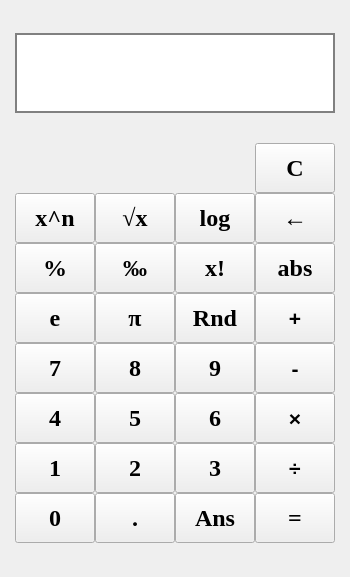
<?xml version="1.0" encoding="UTF-8"?>
<ui version="4.0">
 <author>Vojtěch Ulej</author>
 <class>MainWindow</class>
 <widget class="QMainWindow" name="MainWindow">
  <property name="geometry">
   <rect>
    <x>0</x>
    <y>0</y>
    <width>350</width>
    <height>577</height>
   </rect>
  </property>
  <property name="sizePolicy">
   <sizepolicy hsizetype="Fixed" vsizetype="Fixed">
    <horstretch>0</horstretch>
    <verstretch>0</verstretch>
   </sizepolicy>
  </property>
  <property name="minimumSize">
   <size>
    <width>350</width>
    <height>577</height>
   </size>
  </property>
  <property name="maximumSize">
   <size>
    <width>350</width>
    <height>527</height>
   </size>
  </property>
  <property name="windowTitle">
   <string>Deus Vult Calculator</string>
  </property>
  <property name="windowIcon">
   <iconset>
    <normaloff>deus_vult.ico</normaloff>deus_vult.ico</iconset>
  </property>
  <property name="autoFillBackground">
   <bool>true</bool>
  </property>
  <property name="documentMode">
   <bool>false</bool>
  </property>
  <property name="tabShape">
   <enum>QTabWidget::Rounded</enum>
  </property>
  <widget class="QWidget" name="centralwidget">
   <layout class="QGridLayout" name="gridLayout_2">
    <item row="0" column="0">
     <widget class="QLineEdit" name="Input">
      <property name="sizePolicy">
       <sizepolicy hsizetype="Fixed" vsizetype="Fixed">
        <horstretch>0</horstretch>
        <verstretch>0</verstretch>
       </sizepolicy>
      </property>
      <property name="minimumSize">
       <size>
        <width>320</width>
        <height>80</height>
       </size>
      </property>
      <property name="maximumSize">
       <size>
        <width>330</width>
        <height>80</height>
       </size>
      </property>
      <property name="font">
       <font>
        <family>Times New Roman</family>
        <pointsize>17</pointsize>
        <weight>75</weight>
        <bold>true</bold>
        <stylestrategy>PreferDefault</stylestrategy>
       </font>
      </property>
      <property name="focusPolicy">
       <enum>Qt::NoFocus</enum>
      </property>
      <property name="acceptDrops">
       <bool>true</bool>
      </property>
      <property name="styleSheet">
       <string notr="true">border: 2px solid gray</string>
      </property>
      <property name="inputMethodHints">
       <set>Qt::ImhDigitsOnly|Qt::ImhPreferNumbers</set>
      </property>
      <property name="text">
       <string/>
      </property>
      <property name="frame">
       <bool>true</bool>
      </property>
      <property name="clearButtonEnabled">
       <bool>false</bool>
      </property>
     </widget>
    </item>
    <item row="1" column="0">
     <layout class="QGridLayout" name="gridLayout">
      <property name="spacing">
       <number>0</number>
      </property>
      <item row="6" column="0">
       <widget class="QPushButton" name="SevenBtn">
        <property name="sizePolicy">
         <sizepolicy hsizetype="Fixed" vsizetype="Fixed">
          <horstretch>0</horstretch>
          <verstretch>0</verstretch>
         </sizepolicy>
        </property>
        <property name="minimumSize">
         <size>
          <width>80</width>
          <height>50</height>
         </size>
        </property>
        <property name="font">
         <font>
          <family>Times New Roman</family>
          <pointsize>18</pointsize>
          <weight>75</weight>
          <bold>true</bold>
         </font>
        </property>
        <property name="text">
         <string>7</string>
        </property>
        <property name="shortcut">
         <string>7</string>
        </property>
       </widget>
      </item>
      <item row="4" column="2">
       <widget class="QPushButton" name="FactBtn">
        <property name="sizePolicy">
         <sizepolicy hsizetype="Fixed" vsizetype="Fixed">
          <horstretch>0</horstretch>
          <verstretch>0</verstretch>
         </sizepolicy>
        </property>
        <property name="minimumSize">
         <size>
          <width>80</width>
          <height>50</height>
         </size>
        </property>
        <property name="font">
         <font>
          <family>Times New Roman</family>
          <pointsize>18</pointsize>
          <weight>75</weight>
          <bold>true</bold>
         </font>
        </property>
        <property name="text">
         <string>x!</string>
        </property>
        <property name="shortcut">
         <string>!</string>
        </property>
       </widget>
      </item>
      <item row="5" column="1">
       <widget class="QPushButton" name="PiBtn">
        <property name="sizePolicy">
         <sizepolicy hsizetype="Fixed" vsizetype="Fixed">
          <horstretch>0</horstretch>
          <verstretch>0</verstretch>
         </sizepolicy>
        </property>
        <property name="minimumSize">
         <size>
          <width>80</width>
          <height>50</height>
         </size>
        </property>
        <property name="font">
         <font>
          <family>Times New Roman</family>
          <pointsize>18</pointsize>
          <weight>75</weight>
          <bold>true</bold>
         </font>
        </property>
        <property name="text">
         <string>π</string>
        </property>
       </widget>
      </item>
      <item row="8" column="0">
       <widget class="QPushButton" name="OneBtn">
        <property name="sizePolicy">
         <sizepolicy hsizetype="Fixed" vsizetype="Fixed">
          <horstretch>0</horstretch>
          <verstretch>0</verstretch>
         </sizepolicy>
        </property>
        <property name="minimumSize">
         <size>
          <width>80</width>
          <height>50</height>
         </size>
        </property>
        <property name="font">
         <font>
          <family>Times New Roman</family>
          <pointsize>18</pointsize>
          <weight>75</weight>
          <bold>true</bold>
         </font>
        </property>
        <property name="text">
         <string>1</string>
        </property>
        <property name="shortcut">
         <string>1</string>
        </property>
       </widget>
      </item>
      <item row="3" column="0">
       <widget class="QPushButton" name="PowBtn">
        <property name="sizePolicy">
         <sizepolicy hsizetype="Fixed" vsizetype="Fixed">
          <horstretch>0</horstretch>
          <verstretch>0</verstretch>
         </sizepolicy>
        </property>
        <property name="minimumSize">
         <size>
          <width>80</width>
          <height>50</height>
         </size>
        </property>
        <property name="font">
         <font>
          <family>Times New Roman</family>
          <pointsize>18</pointsize>
          <weight>75</weight>
          <bold>true</bold>
         </font>
        </property>
        <property name="text">
         <string>x^n</string>
        </property>
       </widget>
      </item>
      <item row="3" column="3">
       <widget class="QPushButton" name="BackspaceBtn">
        <property name="sizePolicy">
         <sizepolicy hsizetype="Fixed" vsizetype="Fixed">
          <horstretch>0</horstretch>
          <verstretch>0</verstretch>
         </sizepolicy>
        </property>
        <property name="minimumSize">
         <size>
          <width>80</width>
          <height>50</height>
         </size>
        </property>
        <property name="maximumSize">
         <size>
          <width>80</width>
          <height>50</height>
         </size>
        </property>
        <property name="font">
         <font>
          <family>Times New Roman</family>
          <pointsize>18</pointsize>
         </font>
        </property>
        <property name="text">
         <string>←</string>
        </property>
        <property name="shortcut">
         <string>Backspace</string>
        </property>
       </widget>
      </item>
      <item row="4" column="1">
       <widget class="QPushButton" name="PromBtn">
        <property name="sizePolicy">
         <sizepolicy hsizetype="Fixed" vsizetype="Fixed">
          <horstretch>0</horstretch>
          <verstretch>0</verstretch>
         </sizepolicy>
        </property>
        <property name="minimumSize">
         <size>
          <width>80</width>
          <height>50</height>
         </size>
        </property>
        <property name="font">
         <font>
          <family>Times New Roman</family>
          <pointsize>18</pointsize>
          <weight>75</weight>
          <bold>true</bold>
         </font>
        </property>
        <property name="text">
         <string>‰</string>
        </property>
       </widget>
      </item>
      <item row="7" column="3">
       <widget class="QPushButton" name="MulBtn">
        <property name="sizePolicy">
         <sizepolicy hsizetype="Fixed" vsizetype="Fixed">
          <horstretch>0</horstretch>
          <verstretch>0</verstretch>
         </sizepolicy>
        </property>
        <property name="minimumSize">
         <size>
          <width>80</width>
          <height>50</height>
         </size>
        </property>
        <property name="font">
         <font>
          <family>MS Shell Dlg 2</family>
          <pointsize>16</pointsize>
          <weight>75</weight>
          <bold>true</bold>
         </font>
        </property>
        <property name="text">
         <string>×</string>
        </property>
        <property name="shortcut">
         <string>*</string>
        </property>
       </widget>
      </item>
      <item row="6" column="3">
       <widget class="QPushButton" name="SubBtn">
        <property name="sizePolicy">
         <sizepolicy hsizetype="Fixed" vsizetype="Fixed">
          <horstretch>0</horstretch>
          <verstretch>0</verstretch>
         </sizepolicy>
        </property>
        <property name="minimumSize">
         <size>
          <width>80</width>
          <height>50</height>
         </size>
        </property>
        <property name="font">
         <font>
          <family>MS Shell Dlg 2</family>
          <pointsize>16</pointsize>
          <weight>75</weight>
          <bold>true</bold>
         </font>
        </property>
        <property name="text">
         <string>-</string>
        </property>
        <property name="shortcut">
         <string>-</string>
        </property>
       </widget>
      </item>
      <item row="7" column="1">
       <widget class="QPushButton" name="FiveBtn">
        <property name="sizePolicy">
         <sizepolicy hsizetype="Fixed" vsizetype="Fixed">
          <horstretch>0</horstretch>
          <verstretch>0</verstretch>
         </sizepolicy>
        </property>
        <property name="minimumSize">
         <size>
          <width>80</width>
          <height>50</height>
         </size>
        </property>
        <property name="font">
         <font>
          <family>Times New Roman</family>
          <pointsize>18</pointsize>
          <weight>75</weight>
          <bold>true</bold>
         </font>
        </property>
        <property name="text">
         <string>5</string>
        </property>
        <property name="shortcut">
         <string>5</string>
        </property>
       </widget>
      </item>
      <item row="9" column="3">
       <widget class="QPushButton" name="EqualsBtn">
        <property name="sizePolicy">
         <sizepolicy hsizetype="Fixed" vsizetype="Fixed">
          <horstretch>0</horstretch>
          <verstretch>0</verstretch>
         </sizepolicy>
        </property>
        <property name="minimumSize">
         <size>
          <width>80</width>
          <height>50</height>
         </size>
        </property>
        <property name="font">
         <font>
          <family>Times New Roman</family>
          <pointsize>18</pointsize>
          <weight>75</weight>
          <bold>true</bold>
         </font>
        </property>
        <property name="text">
         <string>=</string>
        </property>
        <property name="iconSize">
         <size>
          <width>30</width>
          <height>30</height>
         </size>
        </property>
        <property name="shortcut">
         <string>Space</string>
        </property>
        <property name="autoDefault">
         <bool>false</bool>
        </property>
        <property name="default">
         <bool>false</bool>
        </property>
        <property name="flat">
         <bool>false</bool>
        </property>
       </widget>
      </item>
      <item row="4" column="0">
       <widget class="QPushButton" name="PercBtn">
        <property name="sizePolicy">
         <sizepolicy hsizetype="Fixed" vsizetype="Fixed">
          <horstretch>0</horstretch>
          <verstretch>0</verstretch>
         </sizepolicy>
        </property>
        <property name="minimumSize">
         <size>
          <width>80</width>
          <height>50</height>
         </size>
        </property>
        <property name="font">
         <font>
          <family>Times New Roman</family>
          <pointsize>18</pointsize>
          <weight>75</weight>
          <bold>true</bold>
         </font>
        </property>
        <property name="text">
         <string>%</string>
        </property>
       </widget>
      </item>
      <item row="9" column="0">
       <widget class="QPushButton" name="ZeroBtn">
        <property name="sizePolicy">
         <sizepolicy hsizetype="Fixed" vsizetype="Fixed">
          <horstretch>0</horstretch>
          <verstretch>0</verstretch>
         </sizepolicy>
        </property>
        <property name="minimumSize">
         <size>
          <width>80</width>
          <height>50</height>
         </size>
        </property>
        <property name="font">
         <font>
          <family>Times New Roman</family>
          <pointsize>18</pointsize>
          <weight>75</weight>
          <bold>true</bold>
         </font>
        </property>
        <property name="text">
         <string>0</string>
        </property>
        <property name="shortcut">
         <string>0</string>
        </property>
        <property name="flat">
         <bool>false</bool>
        </property>
       </widget>
      </item>
      <item row="0" column="3">
       <widget class="QPushButton" name="CBtn">
        <property name="sizePolicy">
         <sizepolicy hsizetype="Fixed" vsizetype="Fixed">
          <horstretch>0</horstretch>
          <verstretch>0</verstretch>
         </sizepolicy>
        </property>
        <property name="minimumSize">
         <size>
          <width>80</width>
          <height>50</height>
         </size>
        </property>
        <property name="maximumSize">
         <size>
          <width>80</width>
          <height>50</height>
         </size>
        </property>
        <property name="font">
         <font>
          <family>Times New Roman</family>
          <pointsize>18</pointsize>
          <weight>75</weight>
          <bold>true</bold>
         </font>
        </property>
        <property name="text">
         <string>C</string>
        </property>
        <property name="shortcut">
         <string>Del</string>
        </property>
       </widget>
      </item>
      <item row="3" column="2">
       <widget class="QPushButton" name="LogBtn">
        <property name="sizePolicy">
         <sizepolicy hsizetype="Fixed" vsizetype="Fixed">
          <horstretch>0</horstretch>
          <verstretch>0</verstretch>
         </sizepolicy>
        </property>
        <property name="minimumSize">
         <size>
          <width>80</width>
          <height>50</height>
         </size>
        </property>
        <property name="maximumSize">
         <size>
          <width>80</width>
          <height>50</height>
         </size>
        </property>
        <property name="font">
         <font>
          <family>Times New Roman</family>
          <pointsize>18</pointsize>
          <weight>75</weight>
          <bold>true</bold>
         </font>
        </property>
        <property name="text">
         <string>log</string>
        </property>
       </widget>
      </item>
      <item row="8" column="3">
       <widget class="QPushButton" name="DivBtn">
        <property name="sizePolicy">
         <sizepolicy hsizetype="Fixed" vsizetype="Fixed">
          <horstretch>0</horstretch>
          <verstretch>0</verstretch>
         </sizepolicy>
        </property>
        <property name="minimumSize">
         <size>
          <width>80</width>
          <height>50</height>
         </size>
        </property>
        <property name="font">
         <font>
          <family>MS Shell Dlg 2</family>
          <pointsize>16</pointsize>
          <weight>75</weight>
          <bold>true</bold>
         </font>
        </property>
        <property name="text">
         <string>÷</string>
        </property>
        <property name="shortcut">
         <string>/</string>
        </property>
       </widget>
      </item>
      <item row="5" column="0">
       <widget class="QPushButton" name="EulerBtn">
        <property name="sizePolicy">
         <sizepolicy hsizetype="Fixed" vsizetype="Fixed">
          <horstretch>0</horstretch>
          <verstretch>0</verstretch>
         </sizepolicy>
        </property>
        <property name="minimumSize">
         <size>
          <width>80</width>
          <height>50</height>
         </size>
        </property>
        <property name="font">
         <font>
          <family>Times New Roman</family>
          <pointsize>18</pointsize>
          <weight>75</weight>
          <bold>true</bold>
         </font>
        </property>
        <property name="text">
         <string>e</string>
        </property>
       </widget>
      </item>
      <item row="7" column="2">
       <widget class="QPushButton" name="SixBtn">
        <property name="sizePolicy">
         <sizepolicy hsizetype="Fixed" vsizetype="Fixed">
          <horstretch>0</horstretch>
          <verstretch>0</verstretch>
         </sizepolicy>
        </property>
        <property name="minimumSize">
         <size>
          <width>80</width>
          <height>50</height>
         </size>
        </property>
        <property name="font">
         <font>
          <family>Times New Roman</family>
          <pointsize>18</pointsize>
          <weight>75</weight>
          <bold>true</bold>
         </font>
        </property>
        <property name="text">
         <string>6</string>
        </property>
        <property name="shortcut">
         <string>6</string>
        </property>
       </widget>
      </item>
      <item row="5" column="2">
       <widget class="QPushButton" name="RndBtn">
        <property name="sizePolicy">
         <sizepolicy hsizetype="Fixed" vsizetype="Fixed">
          <horstretch>0</horstretch>
          <verstretch>0</verstretch>
         </sizepolicy>
        </property>
        <property name="minimumSize">
         <size>
          <width>80</width>
          <height>50</height>
         </size>
        </property>
        <property name="font">
         <font>
          <family>Times New Roman</family>
          <pointsize>18</pointsize>
          <weight>75</weight>
          <bold>true</bold>
         </font>
        </property>
        <property name="text">
         <string>Rnd</string>
        </property>
       </widget>
      </item>
      <item row="3" column="1">
       <widget class="QPushButton" name="RootBtn">
        <property name="sizePolicy">
         <sizepolicy hsizetype="Fixed" vsizetype="Fixed">
          <horstretch>0</horstretch>
          <verstretch>0</verstretch>
         </sizepolicy>
        </property>
        <property name="minimumSize">
         <size>
          <width>80</width>
          <height>50</height>
         </size>
        </property>
        <property name="font">
         <font>
          <family>Times New Roman</family>
          <pointsize>18</pointsize>
          <weight>75</weight>
          <bold>true</bold>
         </font>
        </property>
        <property name="text">
         <string>√x</string>
        </property>
       </widget>
      </item>
      <item row="0" column="0">
       <widget class="QPushButton" name="DeusVult">
        <property name="minimumSize">
         <size>
          <width>80</width>
          <height>50</height>
         </size>
        </property>
        <property name="maximumSize">
         <size>
          <width>80</width>
          <height>50</height>
         </size>
        </property>
        <property name="focusPolicy">
         <enum>Qt::NoFocus</enum>
        </property>
        <property name="styleSheet">
         <string notr="true">border: 0px</string>
        </property>
        <property name="text">
         <string/>
        </property>
        <property name="icon">
         <iconset>
          <normaloff>Cross_Templar.png</normaloff>Cross_Templar.png</iconset>
        </property>
        <property name="iconSize">
         <size>
          <width>42</width>
          <height>42</height>
         </size>
        </property>
       </widget>
      </item>
      <item row="6" column="2">
       <widget class="QPushButton" name="NineBtn">
        <property name="sizePolicy">
         <sizepolicy hsizetype="Fixed" vsizetype="Fixed">
          <horstretch>0</horstretch>
          <verstretch>0</verstretch>
         </sizepolicy>
        </property>
        <property name="minimumSize">
         <size>
          <width>80</width>
          <height>50</height>
         </size>
        </property>
        <property name="font">
         <font>
          <family>Times New Roman</family>
          <pointsize>18</pointsize>
          <weight>75</weight>
          <bold>true</bold>
         </font>
        </property>
        <property name="text">
         <string>9</string>
        </property>
        <property name="shortcut">
         <string>9</string>
        </property>
       </widget>
      </item>
      <item row="6" column="1">
       <widget class="QPushButton" name="EightBtn">
        <property name="sizePolicy">
         <sizepolicy hsizetype="Fixed" vsizetype="Fixed">
          <horstretch>0</horstretch>
          <verstretch>0</verstretch>
         </sizepolicy>
        </property>
        <property name="minimumSize">
         <size>
          <width>80</width>
          <height>50</height>
         </size>
        </property>
        <property name="font">
         <font>
          <family>Times New Roman</family>
          <pointsize>18</pointsize>
          <weight>75</weight>
          <bold>true</bold>
         </font>
        </property>
        <property name="text">
         <string>8</string>
        </property>
        <property name="shortcut">
         <string>8</string>
        </property>
       </widget>
      </item>
      <item row="8" column="1">
       <widget class="QPushButton" name="TwoBtn">
        <property name="sizePolicy">
         <sizepolicy hsizetype="Fixed" vsizetype="Fixed">
          <horstretch>0</horstretch>
          <verstretch>0</verstretch>
         </sizepolicy>
        </property>
        <property name="minimumSize">
         <size>
          <width>80</width>
          <height>50</height>
         </size>
        </property>
        <property name="font">
         <font>
          <family>Times New Roman</family>
          <pointsize>18</pointsize>
          <weight>75</weight>
          <bold>true</bold>
         </font>
        </property>
        <property name="text">
         <string>2</string>
        </property>
        <property name="shortcut">
         <string>2</string>
        </property>
       </widget>
      </item>
      <item row="8" column="2">
       <widget class="QPushButton" name="ThreeBtn">
        <property name="sizePolicy">
         <sizepolicy hsizetype="Fixed" vsizetype="Fixed">
          <horstretch>0</horstretch>
          <verstretch>0</verstretch>
         </sizepolicy>
        </property>
        <property name="minimumSize">
         <size>
          <width>80</width>
          <height>50</height>
         </size>
        </property>
        <property name="font">
         <font>
          <family>Times New Roman</family>
          <pointsize>18</pointsize>
          <weight>75</weight>
          <bold>true</bold>
         </font>
        </property>
        <property name="text">
         <string>3</string>
        </property>
        <property name="shortcut">
         <string>3</string>
        </property>
       </widget>
      </item>
      <item row="7" column="0">
       <widget class="QPushButton" name="FourBtn">
        <property name="sizePolicy">
         <sizepolicy hsizetype="Fixed" vsizetype="Fixed">
          <horstretch>0</horstretch>
          <verstretch>0</verstretch>
         </sizepolicy>
        </property>
        <property name="minimumSize">
         <size>
          <width>80</width>
          <height>50</height>
         </size>
        </property>
        <property name="font">
         <font>
          <family>Times New Roman</family>
          <pointsize>18</pointsize>
          <weight>75</weight>
          <bold>true</bold>
         </font>
        </property>
        <property name="text">
         <string>4</string>
        </property>
        <property name="shortcut">
         <string>4</string>
        </property>
       </widget>
      </item>
      <item row="9" column="1">
       <widget class="QPushButton" name="DotBtn">
        <property name="sizePolicy">
         <sizepolicy hsizetype="Fixed" vsizetype="Fixed">
          <horstretch>0</horstretch>
          <verstretch>0</verstretch>
         </sizepolicy>
        </property>
        <property name="minimumSize">
         <size>
          <width>80</width>
          <height>50</height>
         </size>
        </property>
        <property name="font">
         <font>
          <family>Times New Roman</family>
          <pointsize>18</pointsize>
          <weight>75</weight>
          <bold>true</bold>
         </font>
        </property>
        <property name="text">
         <string>.</string>
        </property>
        <property name="shortcut">
         <string>,</string>
        </property>
       </widget>
      </item>
      <item row="5" column="3">
       <widget class="QPushButton" name="AddBtn">
        <property name="sizePolicy">
         <sizepolicy hsizetype="Fixed" vsizetype="Fixed">
          <horstretch>0</horstretch>
          <verstretch>0</verstretch>
         </sizepolicy>
        </property>
        <property name="minimumSize">
         <size>
          <width>80</width>
          <height>50</height>
         </size>
        </property>
        <property name="maximumSize">
         <size>
          <width>80</width>
          <height>50</height>
         </size>
        </property>
        <property name="font">
         <font>
          <family>MS Shell Dlg 2</family>
          <pointsize>16</pointsize>
          <weight>75</weight>
          <bold>true</bold>
         </font>
        </property>
        <property name="text">
         <string>+</string>
        </property>
        <property name="shortcut">
         <string>+</string>
        </property>
       </widget>
      </item>
      <item row="4" column="3">
       <widget class="QPushButton" name="AbsBtn">
        <property name="sizePolicy">
         <sizepolicy hsizetype="Fixed" vsizetype="Fixed">
          <horstretch>0</horstretch>
          <verstretch>0</verstretch>
         </sizepolicy>
        </property>
        <property name="minimumSize">
         <size>
          <width>80</width>
          <height>50</height>
         </size>
        </property>
        <property name="font">
         <font>
          <family>Times New Roman</family>
          <pointsize>18</pointsize>
          <weight>75</weight>
          <bold>true</bold>
         </font>
        </property>
        <property name="text">
         <string>abs</string>
        </property>
       </widget>
      </item>
      <item row="9" column="2">
       <widget class="QPushButton" name="AnsBtn">
        <property name="sizePolicy">
         <sizepolicy hsizetype="Fixed" vsizetype="Fixed">
          <horstretch>0</horstretch>
          <verstretch>0</verstretch>
         </sizepolicy>
        </property>
        <property name="minimumSize">
         <size>
          <width>80</width>
          <height>50</height>
         </size>
        </property>
        <property name="font">
         <font>
          <family>Times New Roman</family>
          <pointsize>18</pointsize>
          <weight>75</weight>
          <bold>true</bold>
         </font>
        </property>
        <property name="text">
         <string>Ans</string>
        </property>
       </widget>
      </item>
     </layout>
    </item>
   </layout>
  </widget>
  <action name="actionHelp">
   <property name="text">
    <string>Help</string>
   </property>
  </action>
  <action name="actionLicens">
   <property name="text">
    <string>License</string>
   </property>
  </action>
  <action name="actionAbout">
   <property name="text">
    <string>About</string>
   </property>
  </action>
 </widget>
 <layoutdefault spacing="6" margin="9"/>
 <tabstops>
  <tabstop>Input</tabstop>
  <tabstop>CBtn</tabstop>
  <tabstop>PowBtn</tabstop>
  <tabstop>RootBtn</tabstop>
  <tabstop>LogBtn</tabstop>
  <tabstop>BackspaceBtn</tabstop>
  <tabstop>PercBtn</tabstop>
  <tabstop>PromBtn</tabstop>
  <tabstop>FactBtn</tabstop>
  <tabstop>AbsBtn</tabstop>
  <tabstop>EulerBtn</tabstop>
  <tabstop>PiBtn</tabstop>
  <tabstop>RndBtn</tabstop>
  <tabstop>AddBtn</tabstop>
  <tabstop>SevenBtn</tabstop>
  <tabstop>EightBtn</tabstop>
  <tabstop>NineBtn</tabstop>
  <tabstop>SubBtn</tabstop>
  <tabstop>FourBtn</tabstop>
  <tabstop>FiveBtn</tabstop>
  <tabstop>SixBtn</tabstop>
  <tabstop>MulBtn</tabstop>
  <tabstop>OneBtn</tabstop>
  <tabstop>TwoBtn</tabstop>
  <tabstop>ThreeBtn</tabstop>
  <tabstop>DivBtn</tabstop>
  <tabstop>ZeroBtn</tabstop>
  <tabstop>DotBtn</tabstop>
  <tabstop>AnsBtn</tabstop>
  <tabstop>EqualsBtn</tabstop>
 </tabstops>
 <resources/>
 <connections>
  <connection>
   <sender>CBtn</sender>
   <signal>clicked()</signal>
   <receiver>Input</receiver>
   <slot>clear()</slot>
   <hints>
    <hint type="sourcelabel">
     <x>298</x>
     <y>141</y>
    </hint>
    <hint type="destinationlabel">
     <x>174</x>
     <y>69</y>
    </hint>
   </hints>
  </connection>
  <connection>
   <sender>Input</sender>
   <signal>returnPressed()</signal>
   <receiver>EqualsBtn</receiver>
   <slot>click()</slot>
   <hints>
    <hint type="sourcelabel">
     <x>174</x>
     <y>69</y>
    </hint>
    <hint type="destinationlabel">
     <x>334</x>
     <y>556</y>
    </hint>
   </hints>
  </connection>
 </connections>
 <designerdata>
  <property name="gridDeltaX">
   <number>10</number>
  </property>
  <property name="gridDeltaY">
   <number>10</number>
  </property>
  <property name="gridSnapX">
   <bool>true</bool>
  </property>
  <property name="gridSnapY">
   <bool>true</bool>
  </property>
  <property name="gridVisible">
   <bool>true</bool>
  </property>
 </designerdata>
</ui>
